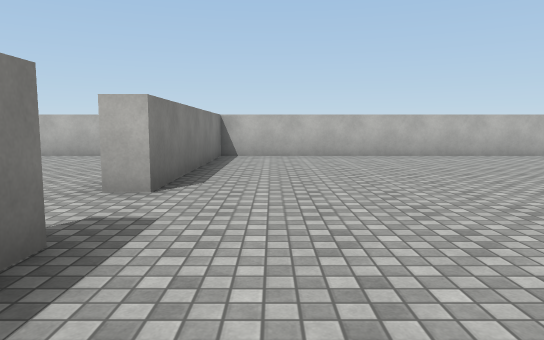
View 1 (above)

17 first-person views from a walk through a scene from a Unity 3-D project. The camera is 1.3 m above the floor, tilts 6° down and sees 70° across. Doors are open. The floor is counted in squares, 2 m on a side. Each view is taken from the middle of a square. On the plan, view 1 faces up. The plan holds only what a view shows up to about 11 squares ahead; the rest is blank. The place goes on beyond the plan. The player character is not drawn. Some surface patterns are stand-ins.

View 2
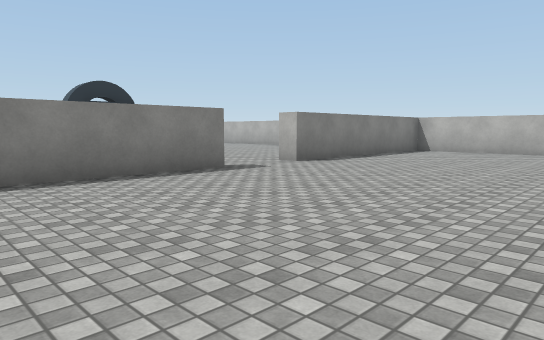

View 3
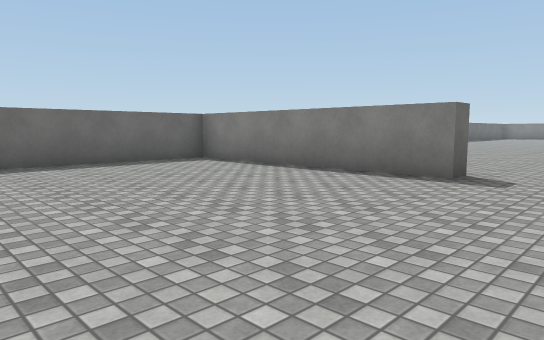

View 4
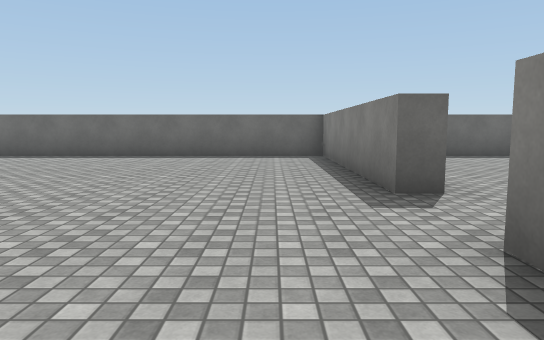

View 5
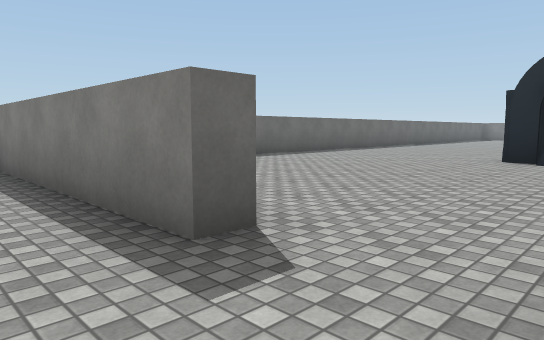

View 6
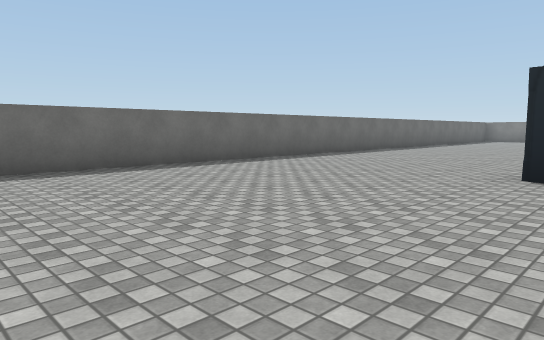

View 7
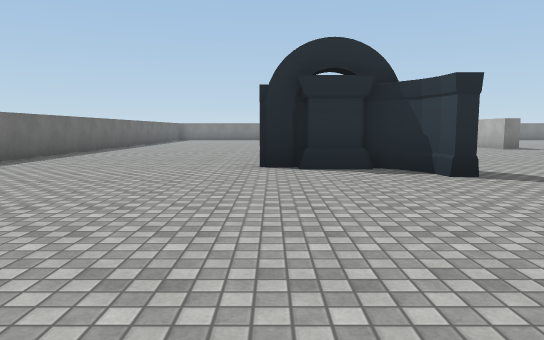

View 8
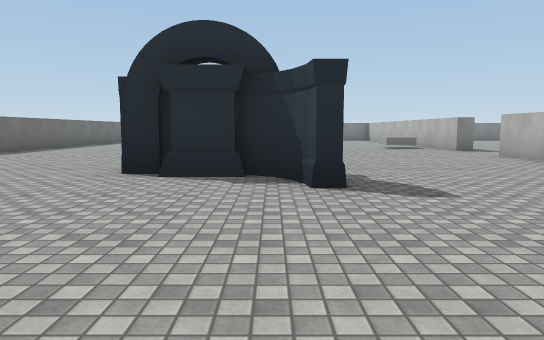

View 9
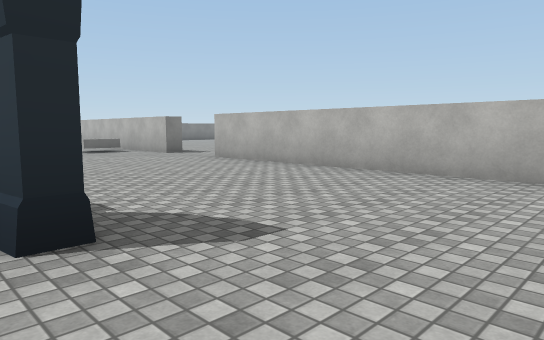

View 10
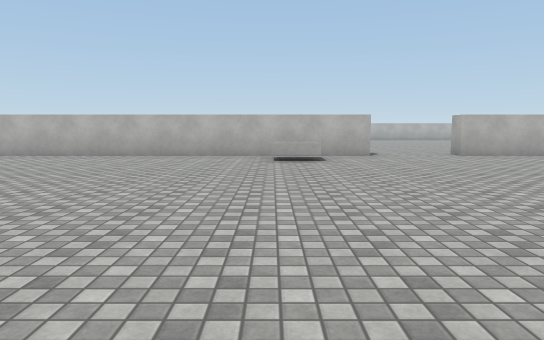

View 11
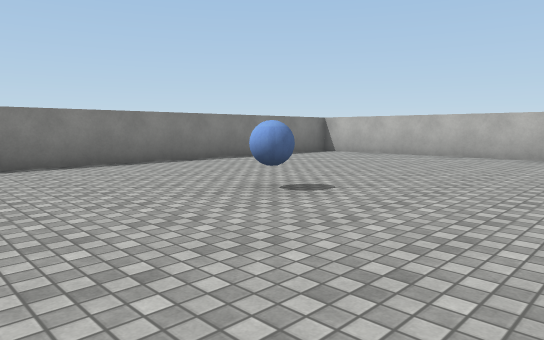

View 12
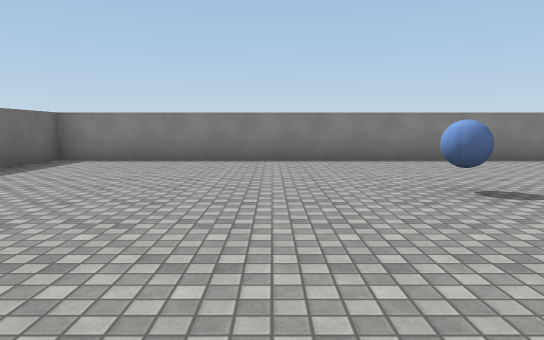

View 13
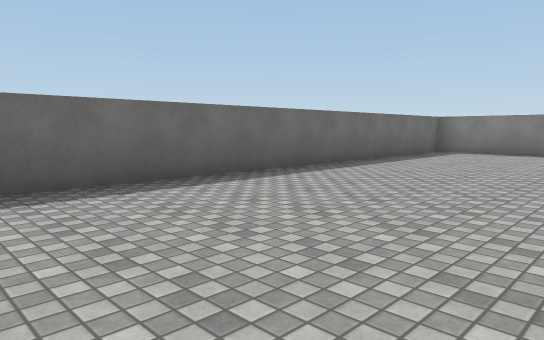

View 14
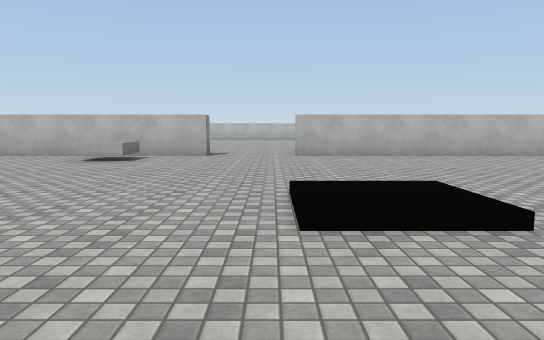

View 15
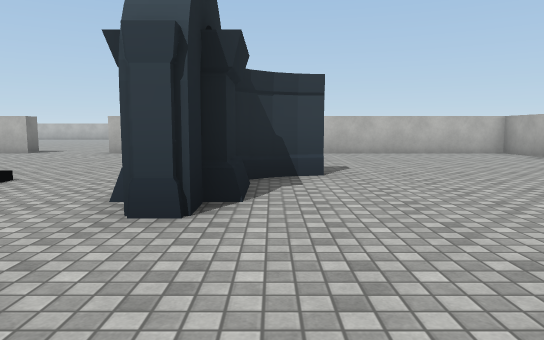

View 16
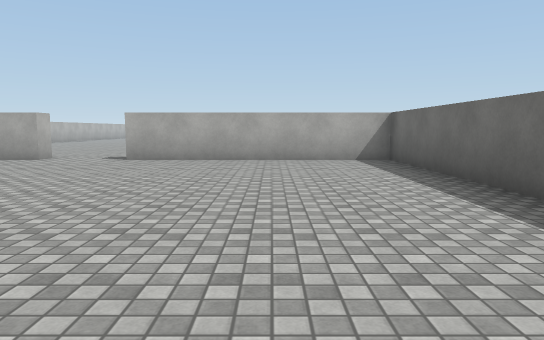

View 17
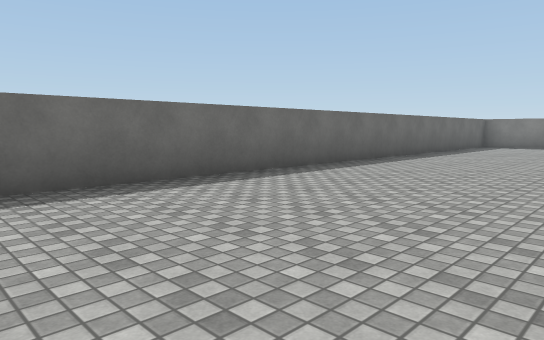

### Floor plan
Points are (right, up) in squares from view 1. A wall is a line through its corners. A room is listed if a view was taken in it or the views show most of it. See-through windows are left out.
Room 1 (views 1, 2, 3, 4, 5)
walls: (-1.7, 2.1) (-1.3, 2.1) (-1.3, -3.5) (4.5, -3.5); (4.5, 9.5) (-1.3, 9.5) (-1.3, 4)
ways out: open door at (-2, 3) to room 2
Room 2 (views 6, 7, 8, 9, 10, 11, 12, 13, 14, 15, 16, 17)
walls: (-8.6, 2.6) (-8.6, 1.8) (-9.1, 1.8); (-8.4, 3.6) (-8.4, 3.1); (-14.6, 9.5) (-24.2, 9.5); (-7.6, 4.4) (-8.2, 4.2) (-8.5, 3.7); (-7.3, 4.9) (-7.3, 4.5) (-7.8, 4.4) (-8.3, 4.1); (-25.2, 8.5) (-25.2, -3.5) (-1.7, -3.5) (-1.7, 2.1); (-1.3, 4) (-1.7, 4) (-1.7, 4.9); (-1.7, 7.9) (-1.7, 9.5) (-12.4, 9.5)
low walls: (-16, 8.9) (-16, 7.8) (-17.1, 7.8)
ways out: open door at (-2, 3) to room 1; open door at (-13.5, 9.5)
objects: other object (-21, 3)

Where each view was taken, in squares from view 1:
view 1: 0 up, 0 right, facing up
view 2: 2 down, 4 right, facing up-left
view 3: 4 up, 4 right, facing down-left
view 4: 6 up, 0 right, facing down
view 5: 4 up, 0 right, facing down-left
view 6: 3 up, 3 left, facing down-left
view 7: 2 up, 2 left, facing left
view 8: 4 up, 3 left, facing left
view 9: 4 up, 5 left, facing up-left
view 10: 0 up, 17 left, facing up
view 11: 0 up, 18 left, facing up-left
view 12: 1 up, 17 left, facing left
view 13: 1 up, 14 left, facing down-left
view 14: 0 up, 13 left, facing up
view 15: 1 down, 8 left, facing up
view 16: 1 down, 10 left, facing right
view 17: 1 up, 10 left, facing down-left
